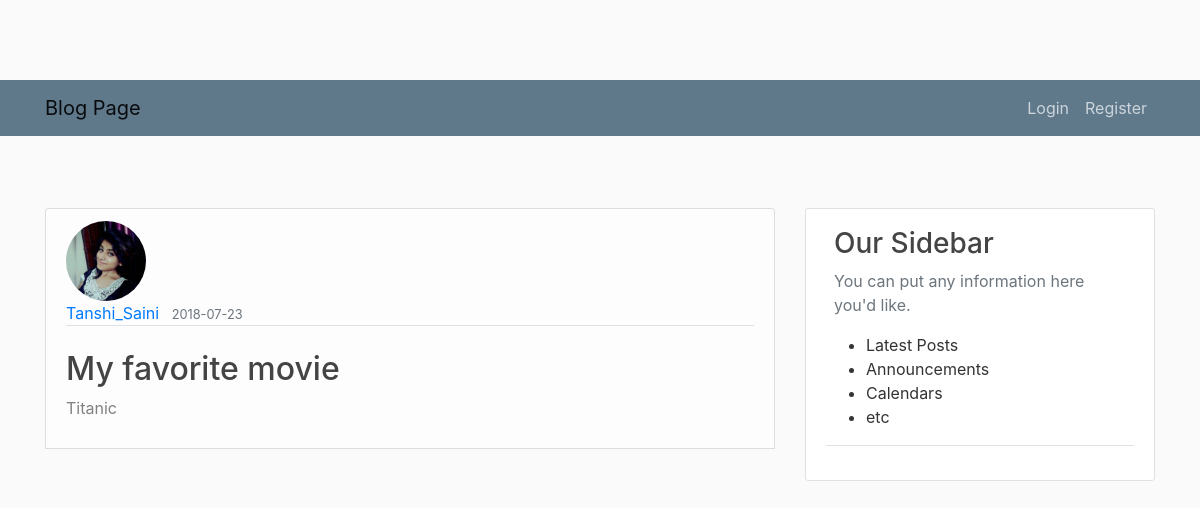
/post/1, run on the app's committed database.
### app/models.py (models this page shows, shortened)
class User(db.Model , UserMixin):
	id=db.Column(db.Integer , primary_key=True)
	username=db.Column(db.String(20) , unique=True, nullable=False)
	email=db.Column(db.String(50) , unique=True, nullable=False)
	image_file=db.Column(db.String(50),  nullable=False, default='default.jpg')
	password=db.Column(db.String(20) , nullable=False)
	posts=db.relationship('Post', backref='author', lazy=True)

class Post(db.Model):
	id=db.Column(db.Integer , primary_key=True)
	title=db.Column(db.String(100),nullable=False)
	date_posted=db.Column(db.DateTime, nullable=False, default=datetime.utcnow)
	content=db.Column(db.Text,nullable=False)
	user_id=db.Column(db.Integer, db.ForeignKey('user.id'),nullable=False)

### app/posts/routes.py (the view)
@posts.route("/post/<int:post_id>")
def post(post_id):
    post=Post.query.get_or_404(post_id)
    return render_template('post.html', title=post.title , post=post)

### app/templates/post.html (shortened to what this page needs)
{% extends 'layout.html' %}
{% block content %}
		<article class="list-group-item list-group-item-light">
		  <img style="width:80px;height:80px" class="rounded-circle article-img" src="{{ url_for('static', filename='profile_pics/' + post.author.image_file) }}">
          <div class="media-body article-container">
            <div class="border-bottom mb-4">
					<a class ="mr-2" href =" {{ url_for('users.user_posts' , username=post.author.username) }}">{{ post.author.username }}</a>
					<small class ="text-muted">{{ post.date_posted.strftime('%Y-%m-%d') }}</small>
				</div>
				<h2 class= "article-title" >{{ post.title }}</h2>
				<p class="article-content">{{ post.content }}</p>
			</div>
		</article>
{% endblock content %}

### app/static/main.css (style rules this page uses)
body { background: #fafafa; color: #333333; margin-top: 5rem; }
h1, h2, h3, h4, h5, h6 { color: #444444; }
.article-title { color: #444444; }
.article-content { white-space: pre-line; }
.article-img { height: 65px; width: 65px; margin-right: 16px; }

### data on the page
User: image_file (picture), author.username "Tanshi_Saini"
Post: date_posted "2018-07-23", title "My favorite movie", content "Titanic"
